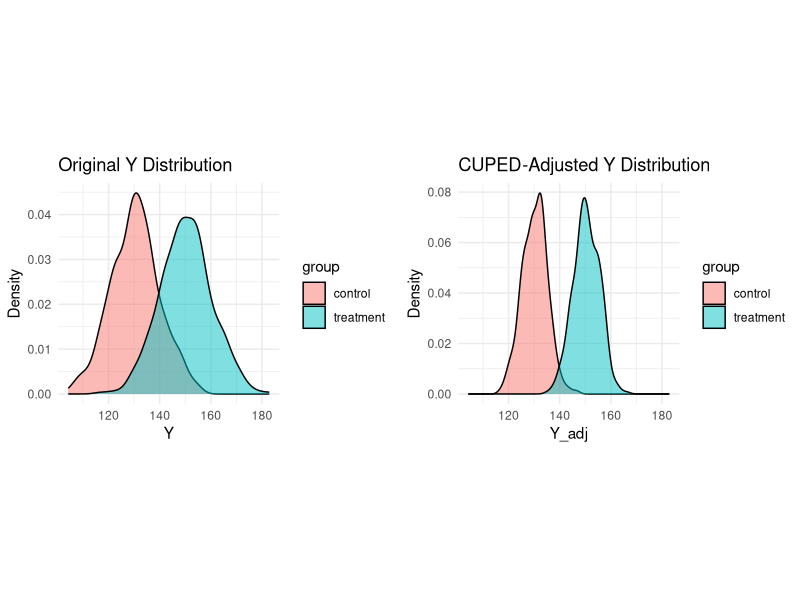

Reproduce this figure in R.
## ---- chunk 1
# Set seed for reproducibility
set.seed(123)

# Sample size per group
n <- 500

# Simulate a pre-experiment covariate (X) for both groups (e.g., pre-experiment performance)
X_control <- rnorm(n, mean = 100, sd = 10)
X_treatment <- rnorm(n, mean = 100, sd = 10)

# Define parameters for the experiment metric (Y)
baseline <- 50       # baseline value for Y
slope <- 0.8         # relationship between X and Y
effect <- 2          # treatment effect (small effect size)
noise_sd <- 5        # standard deviation of noise

# Simulate the outcome metric Y for each group
Y_control <- baseline + slope * X_control + rnorm(n, mean = 0, sd = noise_sd)
Y_treatment <- baseline + effect + slope * X_treatment + rnorm(n, mean = 0, sd = noise_sd)

# Combine into a data frame
df <- data.frame(
  group = rep(c("control", "treatment"), each = n),
  X = c(X_control, X_treatment),
  Y = c(Y_control, Y_treatment)
)

# --- Two-sample t-test on the original metric ---
t_test_Y <- t.test(Y ~ group, data = df)
print("T-test on Original Metric (Y):")
print(t_test_Y)

# --- CUPED Adjustment ---

# Estimate theta using the pooled data:
theta <- cov(df$Y, df$X) / var(df$X)
mean_X <- mean(df$X)

# Compute the CUPED-adjusted metric:
df$Y_adj <- df$Y - theta * (df$X - mean_X)

# --- Two-sample t-test on the CUPED-adjusted metric ---
t_test_Y_adj <- t.test(Y_adj ~ group, data = df)
print("T-test on CUPED Adjusted Metric (Y_adj):")
print(t_test_Y_adj)

# --- Compare variances in each group before and after CUPED ---
var_control_Y <- var(df$Y[df$group == "control"])
var_treatment_Y <- var(df$Y[df$group == "treatment"])
var_control_Y_adj <- var(df$Y_adj[df$group == "control"])
var_treatment_Y_adj <- var(df$Y_adj[df$group == "treatment"])

cat("\nVariance Comparison:\n")
cat("Control group - Original Y:", round(var_control_Y, 2), "\n")
cat("Treatment group - Original Y:", round(var_treatment_Y, 2), "\n")
cat("Control group - Adjusted Y_adj:", round(var_control_Y_adj, 2), "\n")
cat("Treatment group - Adjusted Y_adj:", round(var_treatment_Y_adj, 2), "\n")

## ---- chunk 2
library(ggplot2)
library(gridExtra)

# Set seed for reproducibility
set.seed(123)

# Sample size per group
n <- 500

# Simulate a pre-experiment covariate (X) for both groups
X_control <- rnorm(n, mean = 100, sd = 10)
X_treatment <- rnorm(n, mean = 100, sd = 10)

# Define parameters for the experiment metric (Y)
baseline <- 50       # baseline value for Y
slope <- 0.8         # relationship between X and Y
effect <- 20        # larger treatment effect to create a bigger shift
noise_sd <- 5        # standard deviation of noise

Y_control <- baseline + slope * X_control + rnorm(n, mean = 0, sd = noise_sd)
Y_treatment <- baseline + effect + slope * X_treatment + rnorm(n, mean = 0, sd = noise_sd)

df <- data.frame(
  group = rep(c("control", "treatment"), each = n),
  X = c(X_control, X_treatment),
  Y = c(Y_control, Y_treatment)
)

# Calculate the optimal scaling factor theta using pooled data
theta <- cov(df$Y, df$X) / var(df$X)
mean_X <- mean(df$X)

# Compute the CUPED-adjusted metric
df$Y_adj <- df$Y - theta * (df$X - mean_X)

# Compute a fixed x-axis range based on both Y and Y_adj
x_range <- range(c(df$Y, df$Y_adj))

# Plot density of the original metric Y by group with fixed x-axis
p1 <- ggplot(df, aes(x = Y, fill = group)) +
  geom_density(alpha = 0.5) +
  labs(title = "Original Y Distribution", x = "Y", y = "Density") +
  scale_x_continuous(limits = x_range) +
  theme_minimal() + theme(aspect.ratio = 1)

# Plot density of the CUPED-adjusted metric Y_adj by group with fixed x-axis
p2 <- ggplot(df, aes(x = Y_adj, fill = group)) +
  geom_density(alpha = 0.5) +
  labs(title = "CUPED-Adjusted Y Distribution", x = "Y_adj", y = "Density") +
  scale_x_continuous(limits = x_range) +
  theme_minimal() +   theme(aspect.ratio = 1)

grid.arrange(p1, p2, ncol = 2)

# Calculate means by group for the original metric Y
mean_control_Y <- mean(df$Y[df$group == "control"])
mean_treatment_Y <- mean(df$Y[df$group == "treatment"])
effect_Y <- mean_treatment_Y - mean_control_Y

# Calculate means by group for the CUPED-adjusted metric Y_adj
mean_control_Yadj <- mean(df$Y_adj[df$group == "control"])
mean_treatment_Yadj <- mean(df$Y_adj[df$group == "treatment"])
effect_Yadj <- mean_treatment_Yadj - mean_control_Yadj

# Run two-sample t-tests for both metrics
t_test_Y <- t.test(Y ~ group, data = df)
t_test_Y_adj <- t.test(Y_adj ~ group, data = df)

# Extract p-values
p_val_Y <- t_test_Y$p.value
p_val_Y_adj <- t_test_Y_adj$p.value

# Print the results
cat("Original Metric (Y):\n")
cat("  Effect (Difference in Means):", effect_Y, "\n")
cat("  p-value:", p_val_Y, "\n\n")

cat("CUPED-Adjusted Metric (Y_adj):\n")
cat("  Effect (Difference in Means):", effect_Yadj, "\n")
cat("  p-value:", p_val_Y_adj, "\n")


